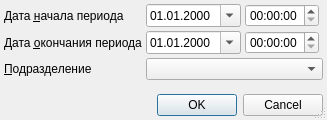
<?xml version="1.0" encoding="UTF-8"?>
<ui version="4.0">
 <class>DateAndOrgStructureSetupDialog</class>
 <widget class="QDialog" name="DateAndOrgStructureSetupDialog">
  <property name="windowModality">
   <enum>Qt::ApplicationModal</enum>
  </property>
  <property name="geometry">
   <rect>
    <x>0</x>
    <y>0</y>
    <width>326</width>
    <height>120</height>
   </rect>
  </property>
  <property name="windowTitle">
   <string>параметры отчёта</string>
  </property>
  <property name="sizeGripEnabled">
   <bool>true</bool>
  </property>
  <layout class="QGridLayout" name="gridLayout">
   <property name="margin">
    <number>4</number>
   </property>
   <property name="spacing">
    <number>4</number>
   </property>
   <item row="2" column="2" colspan="3">
    <widget class="COrgStructureComboBox" name="cmbOrgStructure"/>
   </item>
   <item row="0" column="4">
    <spacer>
     <property name="orientation">
      <enum>Qt::Horizontal</enum>
     </property>
     <property name="sizeHint" stdset="0">
      <size>
       <width>101</width>
       <height>20</height>
      </size>
     </property>
    </spacer>
   </item>
   <item row="0" column="2">
    <widget class="CDateEdit" name="edtBegDate">
     <property name="sizePolicy">
      <sizepolicy hsizetype="Maximum" vsizetype="Fixed">
       <horstretch>0</horstretch>
       <verstretch>0</verstretch>
      </sizepolicy>
     </property>
     <property name="minimumSize">
      <size>
       <width>95</width>
       <height>0</height>
      </size>
     </property>
     <property name="displayFormat">
      <string>dd.MM.yyyy</string>
     </property>
     <property name="calendarPopup">
      <bool>true</bool>
     </property>
    </widget>
   </item>
   <item row="3" column="1">
    <spacer>
     <property name="orientation">
      <enum>Qt::Vertical</enum>
     </property>
     <property name="sizeHint" stdset="0">
      <size>
       <width>21</width>
       <height>21</height>
      </size>
     </property>
    </spacer>
   </item>
   <item row="0" column="0" colspan="2">
    <widget class="QLabel" name="lblBegDate">
     <property name="text">
      <string>Дата &amp;начала периода</string>
     </property>
     <property name="buddy">
      <cstring>edtBegDate</cstring>
     </property>
    </widget>
   </item>
   <item row="2" column="0" colspan="2">
    <widget class="QLabel" name="lblOrgStructure">
     <property name="text">
      <string>&amp;Подразделение</string>
     </property>
     <property name="buddy">
      <cstring>cmbOrgStructure</cstring>
     </property>
    </widget>
   </item>
   <item row="1" column="0" colspan="2">
    <widget class="QLabel" name="lblEndDate">
     <property name="text">
      <string>Дата &amp;окончания периода</string>
     </property>
     <property name="buddy">
      <cstring>edtEndDate</cstring>
     </property>
    </widget>
   </item>
   <item row="4" column="0" colspan="5">
    <widget class="QDialogButtonBox" name="buttonBox">
     <property name="orientation">
      <enum>Qt::Horizontal</enum>
     </property>
     <property name="standardButtons">
      <set>QDialogButtonBox::Cancel|QDialogButtonBox::Ok</set>
     </property>
    </widget>
   </item>
   <item row="1" column="2">
    <widget class="CDateEdit" name="edtEndDate">
     <property name="sizePolicy">
      <sizepolicy hsizetype="Maximum" vsizetype="Fixed">
       <horstretch>0</horstretch>
       <verstretch>0</verstretch>
      </sizepolicy>
     </property>
     <property name="minimumSize">
      <size>
       <width>95</width>
       <height>0</height>
      </size>
     </property>
     <property name="displayFormat">
      <string>dd.MM.yyyy</string>
     </property>
     <property name="calendarPopup">
      <bool>true</bool>
     </property>
    </widget>
   </item>
   <item row="1" column="4">
    <spacer>
     <property name="orientation">
      <enum>Qt::Horizontal</enum>
     </property>
     <property name="sizeHint" stdset="0">
      <size>
       <width>101</width>
       <height>20</height>
      </size>
     </property>
    </spacer>
   </item>
   <item row="0" column="3">
    <widget class="QTimeEdit" name="edtBegTime"/>
   </item>
   <item row="1" column="3">
    <widget class="QTimeEdit" name="edtEndTime"/>
   </item>
  </layout>
 </widget>
 <customwidgets>
  <customwidget>
   <class>COrgStructureComboBox</class>
   <extends>QComboBox</extends>
   <header>Orgs/OrgStructComboBoxes.h</header>
  </customwidget>
  <customwidget>
   <class>CDateEdit</class>
   <extends>QDateEdit</extends>
   <header>library/DateEdit</header>
  </customwidget>
 </customwidgets>
 <tabstops>
  <tabstop>edtBegDate</tabstop>
  <tabstop>edtBegTime</tabstop>
  <tabstop>edtEndDate</tabstop>
  <tabstop>edtEndTime</tabstop>
  <tabstop>cmbOrgStructure</tabstop>
  <tabstop>buttonBox</tabstop>
 </tabstops>
 <resources/>
 <connections>
  <connection>
   <sender>buttonBox</sender>
   <signal>accepted()</signal>
   <receiver>DateAndOrgStructureSetupDialog</receiver>
   <slot>accept()</slot>
   <hints>
    <hint type="sourcelabel">
     <x>190</x>
     <y>252</y>
    </hint>
    <hint type="destinationlabel">
     <x>119</x>
     <y>239</y>
    </hint>
   </hints>
  </connection>
  <connection>
   <sender>buttonBox</sender>
   <signal>rejected()</signal>
   <receiver>DateAndOrgStructureSetupDialog</receiver>
   <slot>reject()</slot>
   <hints>
    <hint type="sourcelabel">
     <x>241</x>
     <y>252</y>
    </hint>
    <hint type="destinationlabel">
     <x>316</x>
     <y>234</y>
    </hint>
   </hints>
  </connection>
 </connections>
</ui>
